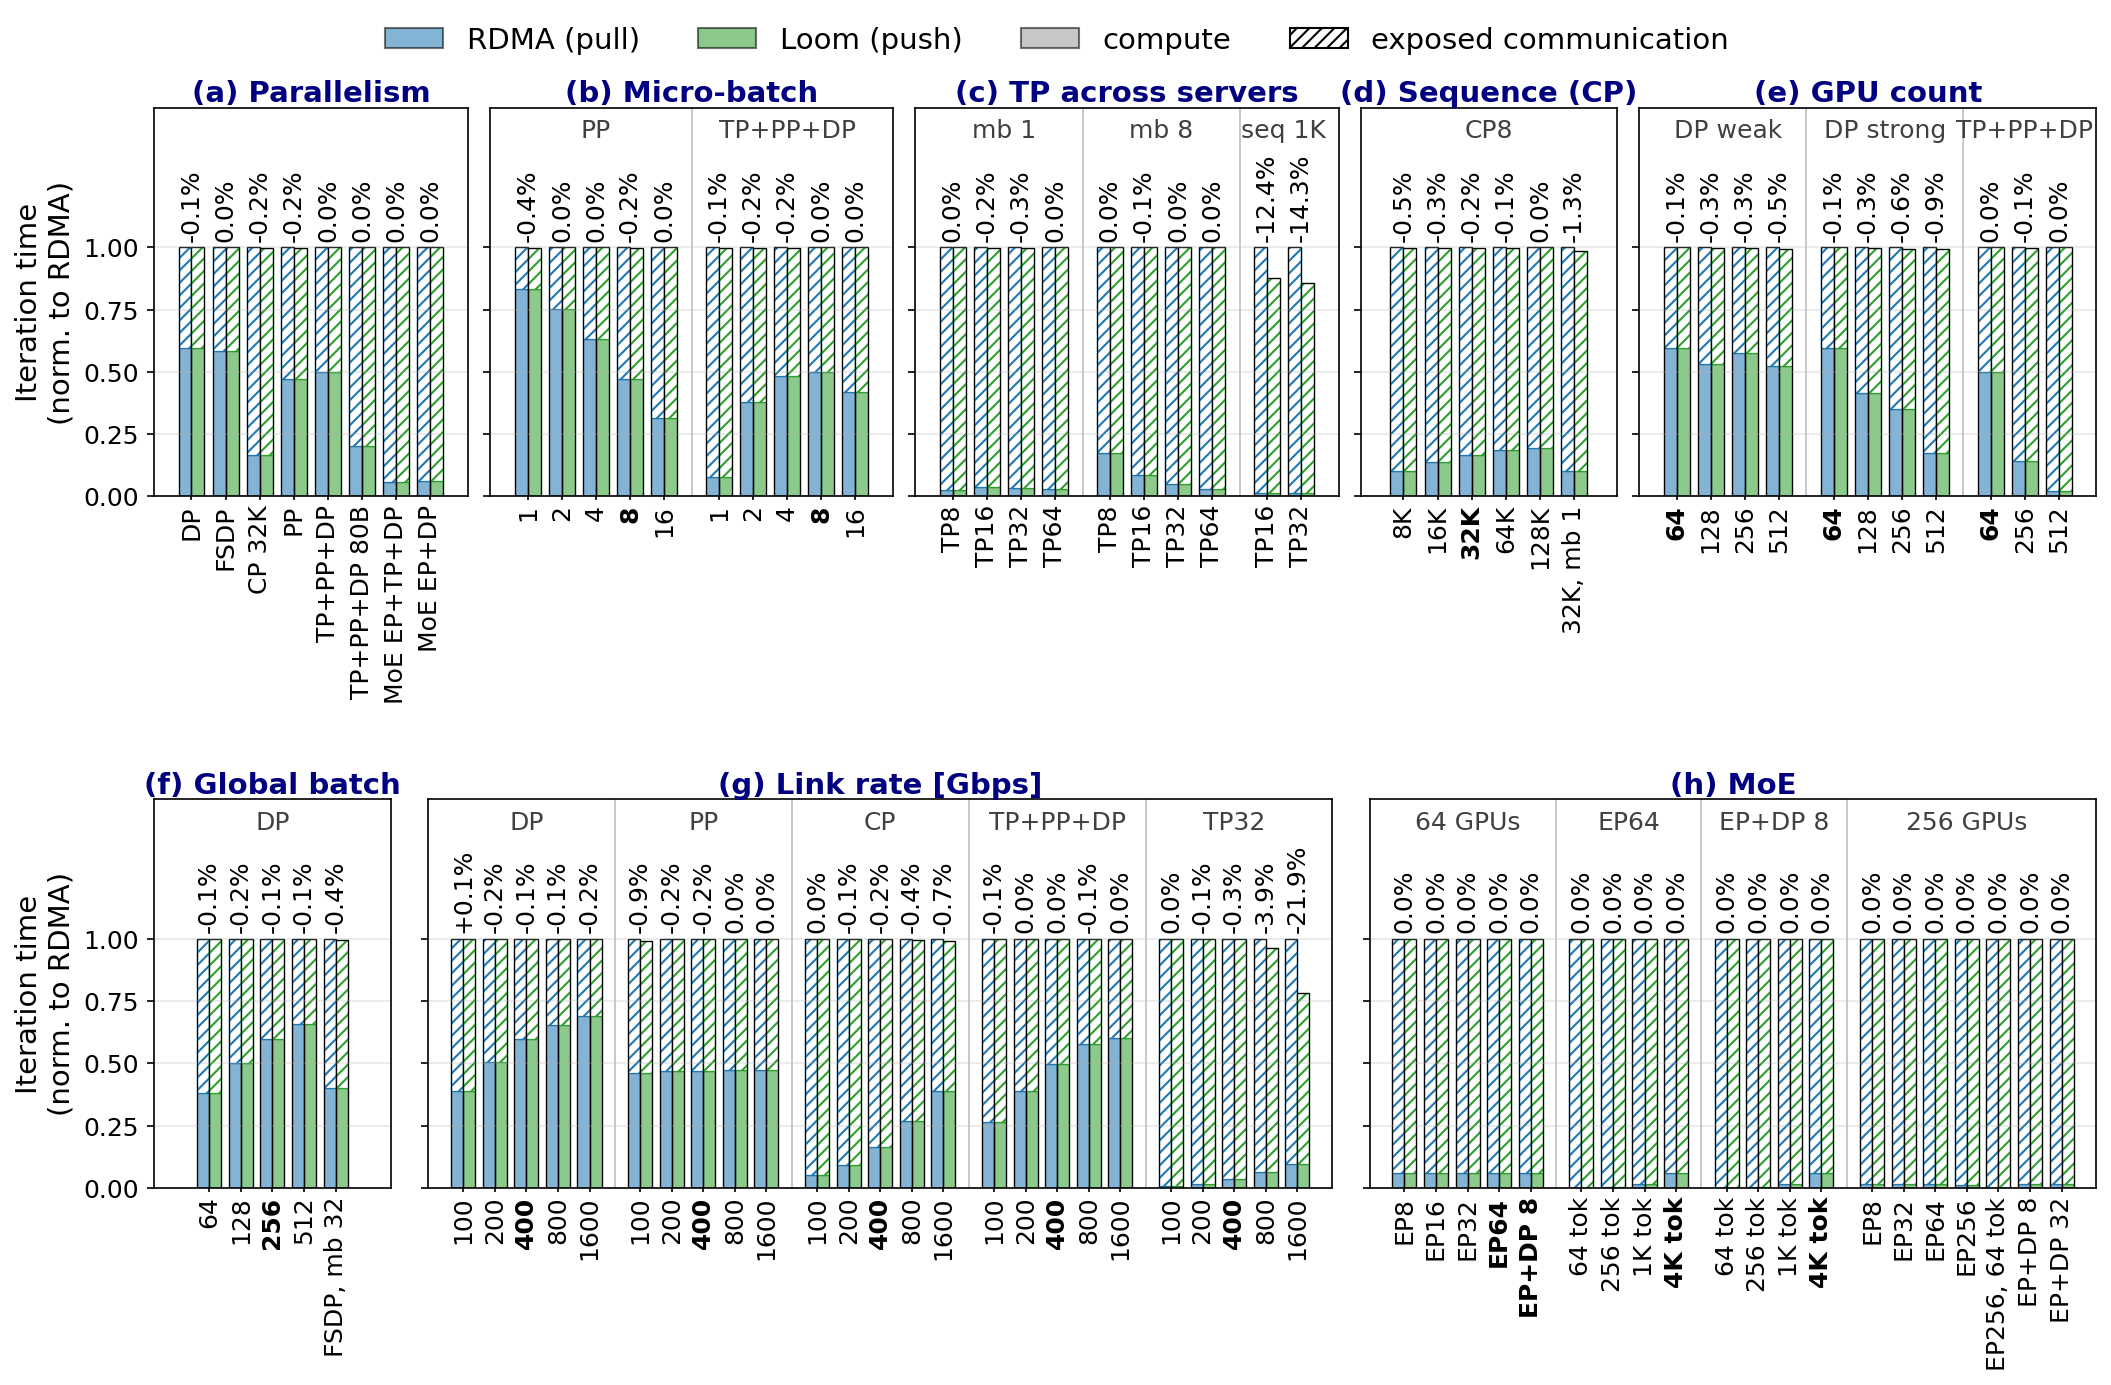

Write Python code to recreate this figure.
#!/usr/bin/env python3
"""PREVIEW of a new Fig 14 (training sweeps, model; NOT in the paper): one panel per varied parameter, Opus-style bar pairs
(RDMA | Loom, slowest GPU's iteration normalised to RDMA, solid = compute, hatched = that GPU's exposed communication),
Loom vs RDMA in % above each pair. Data: newest runs_an/an_sw_<name>__<cluster>__{rdma,loom}_*.log (as tools/sweep_collect.py).
   python3 -I fig14_preview.py <out.png>"""
import glob, os, re, sys
import matplotlib
matplotlib.use("Agg")
import matplotlib.pyplot as plt
from matplotlib.patches import Patch
from matplotlib.transforms import blended_transform_factory

E = "/scratch/harshanavkis/loom-proj/e8-astrasim"
SYSTEMS = {"rdma": ("RDMA (pull)", "tab:blue"), "loom": ("Loom (push)", "tab:green")}


def run(name, cl, v):
    logs = sorted(glob.glob(f"{E}/runs_an/an_sw_{name}__{cl}__{v}_2*.log"))
    if not logs:
        return None
    txt = open(logs[-1], errors="replace").read()
    if "loomnet: simulation finished" not in txt:
        return None
    fin = [(int(c), int(x)) for c, x in re.findall(r"sys\[\d+\] finished, (\d+) cycles, exposed communication (\d+) cycles", txt)]
    return (max(fin)[0] / 1e6, max(fin)[1] / 1e6, txt.splitlines()[0].split()[2]) if fin else None


N, M = "n64nm", "n64nm"
# panel: (title, [(group label, [(name, cluster, tick, nominal)])])
PANELS = [
    ("(a) Parallelism", [("", [("dp", N, "DP", 0), ("fsdp", N, "FSDP", 0), ("cp", N, "CP 32K", 0), ("pp", N, "PP", 0),
                               ("hybrid", N, "TP+PP+DP", 0), ("l80", "n128nm", "TP+PP+DP 80B", 0),
                               ("moe_mixed_ep64", M, "MoE EP+TP+DP", 0), ("moe_scaleout_ep8", M, "MoE EP+DP", 0)])]),
    ("(b) Micro-batch", [("PP", [(f"pp_mb{m}" if m != 8 else "pp", N, str(m), m == 8) for m in (1, 2, 4, 8, 16)]),
                         ("TP+PP+DP", [(f"hybrid_mb{m}" if m != 8 else "hybrid", N, str(m), m == 8) for m in (1, 2, 4, 8, 16)])]),
    ("(c) TP across servers", [("mb 1", [(f"tp{t}_mb1", N, f"TP{t}", 0) for t in (8, 16, 32, 64)]),
                               ("mb 8", [(f"tp{t}_mb8", N, f"TP{t}", 0) for t in (8, 16, 32, 64)]),
                               ("seq 1K", [(f"tp{t}_seq1k", N, f"TP{t}", 0) for t in (16, 32)])]),
    ("(d) Sequence (CP)", [("CP8", [("cp" if s == 32 else f"cp_s{s}k", N, f"{s}K", s == 32) for s in (8, 16, 32, 64, 128)]
                            + [("cp_s32k_mb1", N, "32K, mb 1", 0)])]),
    ("(e) GPU count", [("DP weak", [("dp", N, "64", 1), ("dp_w128", "n128nm", "128", 0), ("dp_w256", "n256", "256", 0), ("dp_w512", "n512", "512", 0)]),
                       ("DP strong", [("dp", N, "64", 1), ("dp_s128", "n128nm", "128", 0), ("dp_s256", "n256", "256", 0), ("dp_s512", "n512", "512", 0)]),
                       ("TP+PP+DP", [("hybrid", N, "64", 1), ("hybrid_256", "n256", "256", 0), ("hybrid_512", "n512", "512", 0)])]),
    ("(f) Global batch", [("DP", [("dp_b64", N, "64", 0), ("dp_b128", N, "128", 0), ("dp", N, "256", 1), ("dp_b512", N, "512", 0),
                                  ("fsdp_mb32", N, "FSDP, mb 32", 0)])]),
    ("(g) Link rate [Gbps]", [(w, [(n, N if g == 400 else f"n64_l{g}", str(g), g == 400) for g in (100, 200, 400, 800, 1600)])
                              for w, n in (("DP", "dp"), ("PP", "pp"), ("CP", "cp"), ("TP+PP+DP", "hybrid"), ("TP32", "tp32_mb1"))]),
    ("(h) MoE", [("64 GPUs", [(f"moe_mixed_ep{e}", M, f"EP{e}", e == 64) for e in (8, 16, 32, 64)] + [("moe_scaleout_ep8", M, "EP+DP 8", 1)]),
                 ("EP64", [(f"moe_mixed_ep64_tok{t.lower()}" if t != "4K" else "moe_mixed_ep64", M, f"{t} tok", t == "4K") for t in ("64", "256", "1K", "4K")]),
                 ("EP+DP 8", [(f"moe_scaleout_ep8_tok{t.lower()}" if t != "4K" else "moe_scaleout_ep8", M, f"{t} tok", t == "4K") for t in ("64", "256", "1K", "4K")]),
                 ("256 GPUs", [(f"moe256_mixed_ep{e}", "n256", f"EP{e}", 0) for e in (8, 32, 64, 256)]
                  + [("moe256_mixed_ep256_tok64", "n256", "EP256, 64 tok", 0), ("moe256_scaleout_ep8", "n256", "EP+DP 8", 0),
                     ("moe256_scaleout_ep32", "n256", "EP+DP 32", 0)])]),
]
ROWS = [PANELS[:5], PANELS[5:]]
GAP = 0.6                                    # extra x space between groups inside a panel
W = 0.38                                     # bar width
FS = dict(tick=12, group=12, title=14, ylabel=14, legend=14, pct=12)   # drawn at 2x print size -> ~6-6.5 pt printed


def layout(groups):
    xs, x = [], 0.0
    for gi, (_, pts) in enumerate(groups):
        if gi:
            x += GAP
        xs.append([x + i for i in range(len(pts))])
        x += len(pts)
    return xs, x - 1


fig = plt.figure(figsize=(14, 9.0))
outer = fig.add_gridspec(2, 1, hspace=0.78, top=0.92, bottom=0.12, left=0.07, right=0.995)
missing = []
for ri, row in enumerate(ROWS):
    spans = [max(layout(g)[1] + 2.2, 7.5) for _, g in row]   # min width for a narrow panel; same bar width everywhere
    gs = outer[ri].subgridspec(1, len(row), width_ratios=spans, wspace=0.06)
    for pi, (ttl, groups) in enumerate(row):
        ax = fig.add_subplot(gs[pi])
        xs, xmax = layout(groups)
        ticks, labels, bold = [], [], []
        for (glab, pts), gx in zip(groups, xs):
            for (name, cl, tick, nom), x in zip(pts, gx):
                ticks.append(x); labels.append(tick); bold.append(nom)
                r, l = run(name, cl, "rdma"), run(name, cl, "loom")
                if not r or not l:
                    missing.append(f"{name}@{cl}")
                    ax.text(x, 0.5, "running", rotation=90, ha="center", va="center", fontsize=FS["pct"], color="0.5")
                    continue
                base = r[0]
                for j, (v, (it, ex, _)) in enumerate((("rdma", r), ("loom", l))):
                    xb = x + (j - 0.5) * W
                    c = SYSTEMS[v][1]
                    ax.bar(xb, (it - ex) / base, W, color=c, alpha=0.55, edgecolor="black", linewidth=0.6)
                    ax.bar(xb, ex / base, W, bottom=(it - ex) / base, color="white", edgecolor=c, hatch="////", linewidth=0.6)
                    ax.bar(xb, it / base, W, fill=False, edgecolor="black", linewidth=0.6)
                pct = (l[0] / base - 1) * 100
                ax.text(x, 1.025, "0.0%" if abs(pct) < 0.05 else f"{pct:+.1f}%", rotation=90, ha="center", va="bottom",
                        fontsize=FS["pct"])
            if glab:                                     # series name on top of its group
                ax.text((gx[0] + gx[-1]) / 2, 1.42, glab, ha="center", va="bottom", fontsize=FS["group"], color="0.25")
            if gx is not xs[-1]:
                ax.axvline(gx[-1] + 0.5 + GAP / 2, color="0.75", linewidth=0.8)
        ax.set_xticks(ticks)
        ax.set_xticklabels(labels, fontsize=FS["tick"], rotation=90)
        for t, b in zip(ax.get_xticklabels(), bold):
            if b:
                t.set_fontweight("bold")
        pad = (spans[pi] - xmax) / 2
        ax.set_xlim(-pad, xmax + pad)
        ax.set_ylim(0, 1.56)
        ax.set_yticks([0, 0.25, 0.5, 0.75, 1.0])
        ax.tick_params(axis="y", labelsize=FS["tick"], labelleft=(pi == 0))
        ax.tick_params(axis="x", length=2, pad=2)
        ax.grid(True, axis="y", alpha=0.3)
        ax.text(0.5, 1.0, ttl, transform=ax.transAxes, ha="center", va="bottom", fontsize=FS["title"], color="navy",
                fontweight="bold")
        if pi == 0:
            ax.set_ylabel("Iteration time\n(norm. to RDMA)", fontsize=FS["ylabel"])
hs = [Patch(facecolor=SYSTEMS["rdma"][1], alpha=0.55, edgecolor="black", label=SYSTEMS["rdma"][0]),
      Patch(facecolor=SYSTEMS["loom"][1], alpha=0.55, edgecolor="black", label=SYSTEMS["loom"][0]),
      Patch(facecolor="0.6", alpha=0.55, edgecolor="black", label="compute"),
      Patch(facecolor="white", edgecolor="black", hatch="////", label="exposed communication")]
fig.legend(handles=hs, loc="upper center", ncol=4, fontsize=FS["legend"], frameon=False, bbox_to_anchor=(0.5, 1.0))
fig.savefig(sys.argv[1], dpi=150, bbox_inches="tight")
print(sys.argv[1], "missing:", " ".join(missing) if missing else "none")
